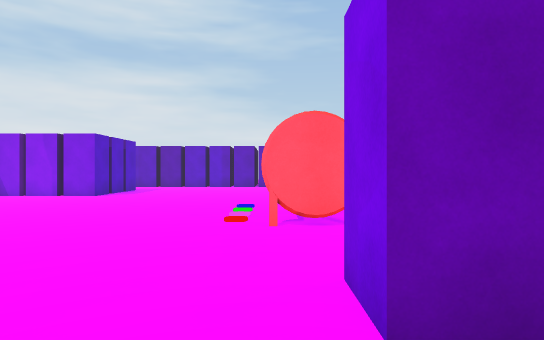
View 1 (above)

16 first-person views from a walk through a Unity game level. The camera is 1.5 m above the floor, looks level and sees 75° across. The floor is counted in squares, 1.8 m on a side. Each view is taken from the middle of a square. On the plan, view 1 faces up. The plan holds only what a view shows up to about 12 squares ahead; the rest is blank. The place goes on beyond the plan. The player character is not drawn.

View 2
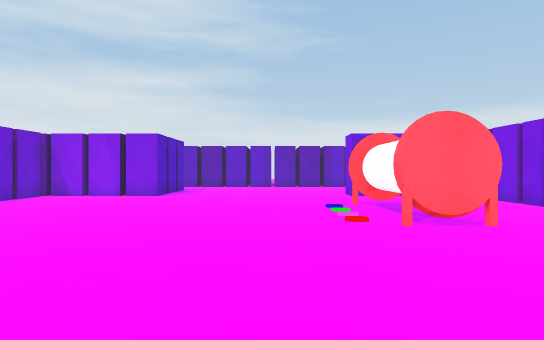

View 3
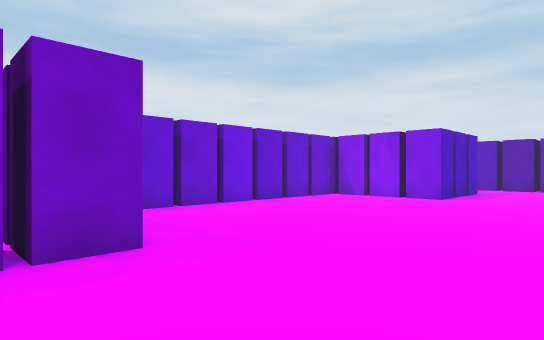

View 4
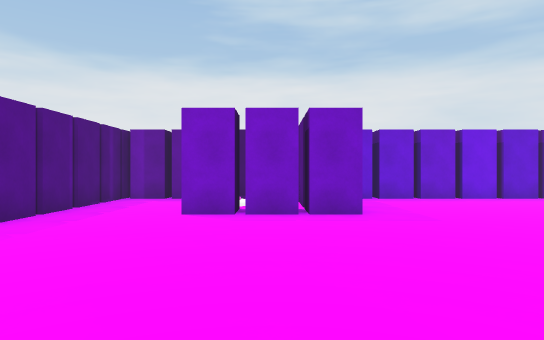

View 5
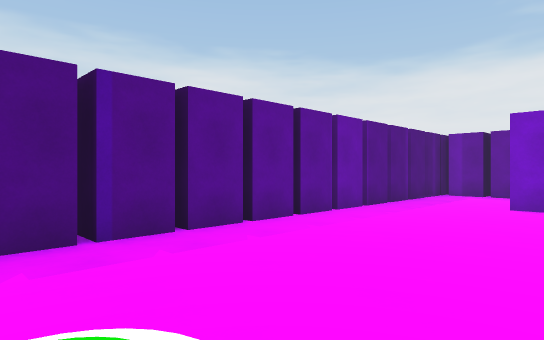

View 6
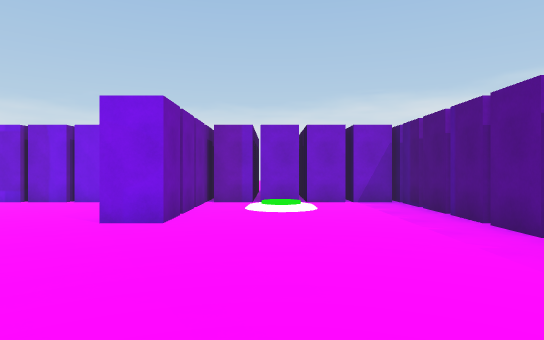

View 7
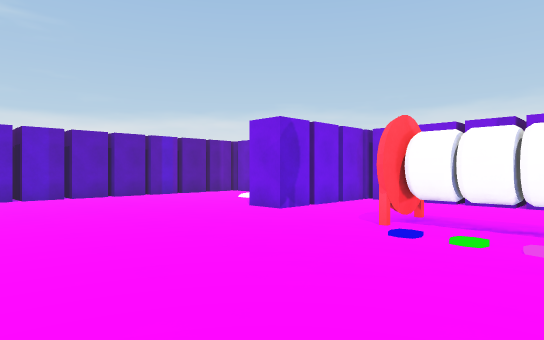

View 8
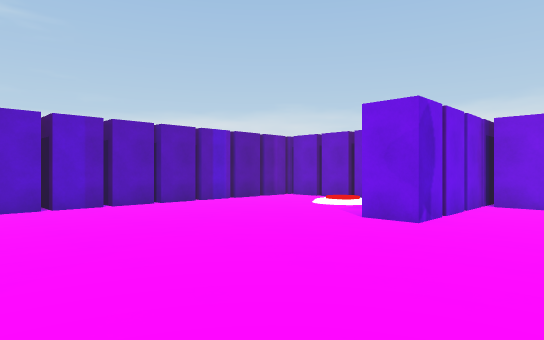

View 9
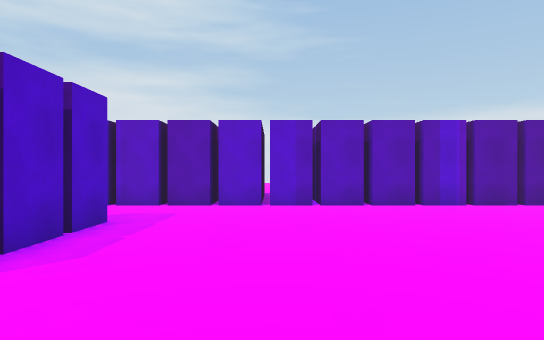

View 10
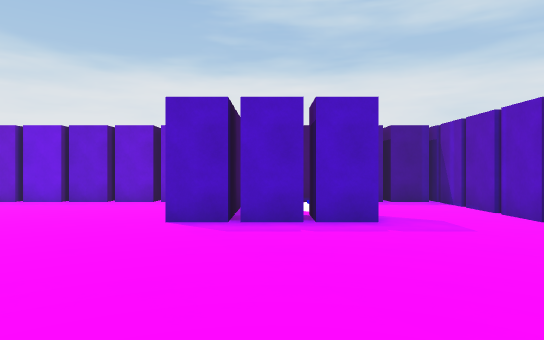

View 11
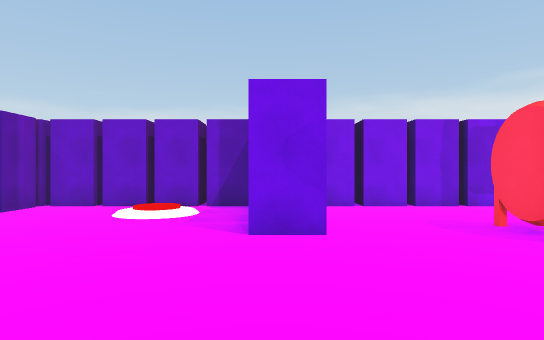

View 12
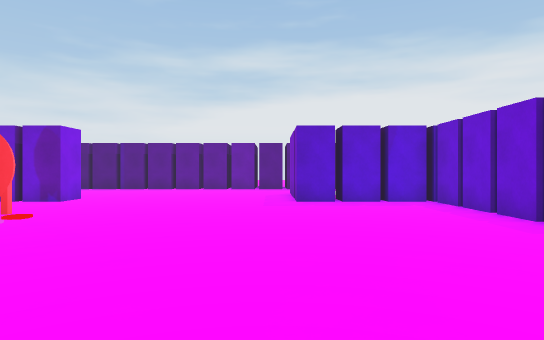

View 13
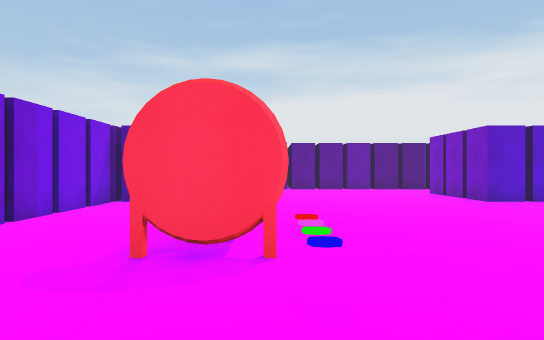

View 14
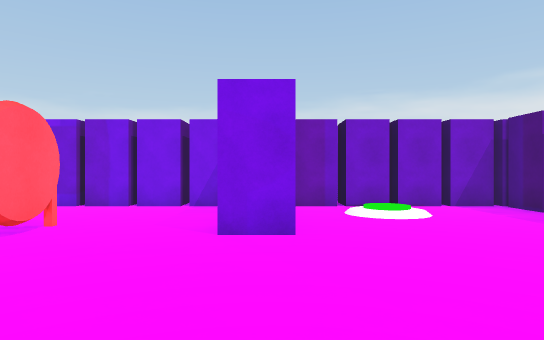

View 15
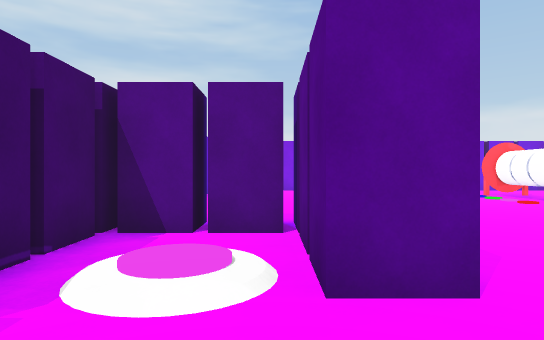

View 16
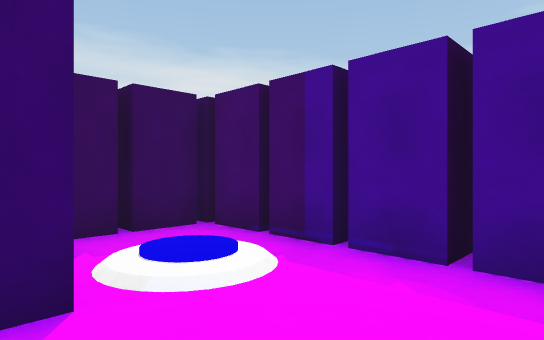

### Floor plan
Key: @ floor where view 1 was taken; # wall or solid block; . floor; / step, stairs or slope; O other object.
Columns run from 10 left of view 1 to 5 right of it. Each row starts with its distance up from view 1.
 18 ################
 17 #..............#
 16 #..............#
 15 #./........../.#
 14 #. /#......./ .#
 13 #...#..........#
 12 #####......#####
 11 #..............#
 10 #..............#
  9 #..............#
  8 #.........OO...#
  7 #..........O...#
  6 #.........OO...#
  5 #..............#
  4 #..............#
  3 #..............#
  2 #####......#####
  1 #...#..........#
  0 #. /#.....@./ .#
 -1 #./........../.#
 -2 #..............#
 -3 #..............#
 -4 ################

Positions as (right, up) in squares from view 1, and headings:
1: (0, 0), facing up
2: (-2, 0), facing up
3: (-2, 1), facing up-left
4: (1, 1), facing left
5: (3, 1), facing down-left
6: (-5, 0), facing right
7: (-5, 6), facing up-right
8: (-5, 9), facing up-right
9: (-3, 9), facing up
10: (0, 13), facing left
11: (-4, 12), facing right
12: (-5, 12), facing down
13: (0, 12), facing down
14: (-4, 2), facing right
15: (-7, -3), facing up
16: (-6, 17), facing down-left
